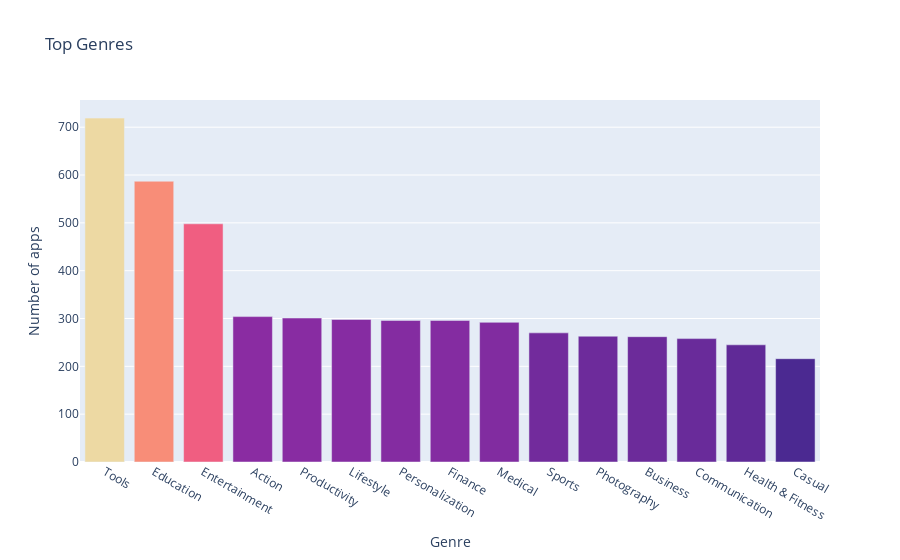

The notebook cell saved with this chart:
### Markdown cell above
**Challenge**: Can you create this chart with the Series containing the genre data? 

<img src=https://imgur.com/DbcoQli.png width=400>

Try experimenting with the built in colour scales in Plotly. You can find a full list [here](https://plotly.com/python/builtin-colorscales/). 

* Find a way to set the colour scale using the color_continuous_scale parameter. 
* Find a way to make the color axis disappear by using coloraxis_showscale.

### Code cell
bar2 = px.bar(data_frame=num_genre, x=num_genre.index[:15], y=num_genre.values[:15], color=num_genre.values[:15], color_continuous_scale='agsunset', title='Top Genres', hover_name=num_genre.index[:15])
bar2.update_layout(xaxis_title = 'Genre', yaxis_title = 'Number of apps', coloraxis_showscale = False)
bar2.show()

### Figure 1 — Plotly figure (JSON) as saved in the notebook; plotly's stock layout.template omitted (floating-point values rounded to 4 significant figures)
{"data": [{"alignmentgroup": "True", "hovertemplate": "<b>%{hovertext}</b><br><br>x=%{x}<br>y=%{y}<br>color=%{marker.color}<extra></extra>", "hovertext": ["Tools", "Education", "Entertainment", "Action", "Productivity", "Lifestyle", "Personalization", "Finance", "Medical", "Sports", "Photography", "Business", "Communication", "Health & Fitness", "Casual"], "legendgroup": "", "marker": {"color": [719, 587, 498, 304, 301, 298, 296, 296, 292, 270, 263, 262, 258, 245, 216], "coloraxis": "coloraxis", "pattern": {"shape": ""}}, "name": "", "offsetgroup": "", "orientation": "v", "showlegend": false, "textposition": "auto", "type": "bar", "x": ["Tools", "Education", "Entertainment", "Action", "Productivity", "Lifestyle", "Personalization", "Finance", "Medical", "Sports", "Photography", "Business", "Communication", "Health & Fitness", "Casual"], "xaxis": "x", "y": [719, 587, 498, 304, 301, 298, 296, 296, 292, 270, 263, 262, 258, 245, 216], "yaxis": "y"}], "layout": {"barmode": "relative", "coloraxis": {"colorbar": {"title": {"text": "color"}}, "colorscale": [[0, "rgb(75, 41, 145)"], [0.1667, "rgb(135, 44, 162)"], [0.3333, "rgb(192, 54, 157)"], [0.5, "rgb(234, 79, 136)"], [0.6667, "rgb(250, 120, 118)"], [0.8333, "rgb(246, 169, 122)"], [1, "rgb(237, 217, 163)"]], "showscale": false}, "legend": {"tracegroupgap": 0}, "title": {"text": "Top Genres"}, "xaxis": {"anchor": "y", "domain": [0, 1], "title": {"text": "Genre"}}, "yaxis": {"anchor": "x", "domain": [0, 1], "title": {"text": "Number of apps"}}}}
